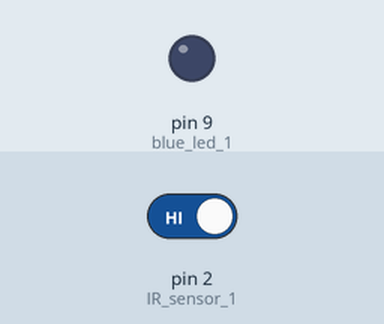
A sketch run on a simulated Arduino Uno, built with avr-gcc and run on an emulated ATmega328P. Parts: output pins drawn as LEDs (lit = HIGH). The inputs (shaded band) are chosen by the test bench; at power-on: pin 2 (IR_sensor_1) HIGH. Sleep ends after the set time or at an interrupt.

Above: at 1.2 s.
1.3 s: pin 2 (IR_sensor_1) driven LOW
At 2.4 s:
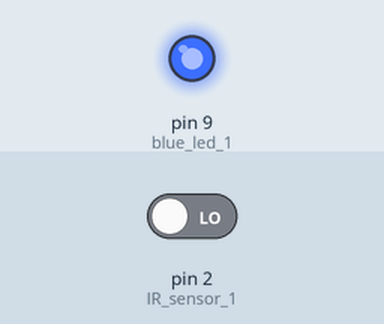
4.3 s: pin 2 (IR_sensor_1) driven HIGH
At 7.4 s:
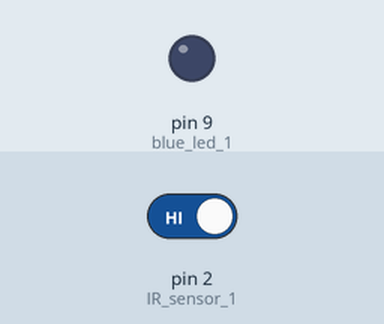
Timing chart, 0 to 8.9 s (numbered marks = the images above; inputs shaded):
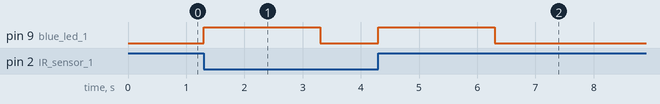

Measured:
- after the input at 1.3 s, pin 9 (blue_led_1): LOW → HIGH at once, → LOW 2.0 s later
- after the input at 4.3 s, pin 9 (blue_led_1): LOW → HIGH at once, → LOW 2.0 s later

The sketch:

waitfor.ino
```cpp
#include<avr/sleep.h>
int blue_led_1 = 9;
int IR_sensor_1 = 2;

void setup() {
	pinMode(blue_led_1, OUTPUT);
	pinMode(IR_sensor_1, INPUT);
	attachInterrupt(digitalPinToInterrupt(2), waitFor_3_CHANGE, CHANGE);
	set_sleep_mode(SLEEP_MODE_PWR_DOWN);


}

// the loop routine runs over and over again forever:
void loop() {
  sleep_enable();
	sleep_cpu();
	digitalWrite(blue_led_1, 1);
	delay(2000);
	digitalWrite(blue_led_1, 0);
}

void waitFor_3_CHANGE() {
	sleep_disable();
}
```
